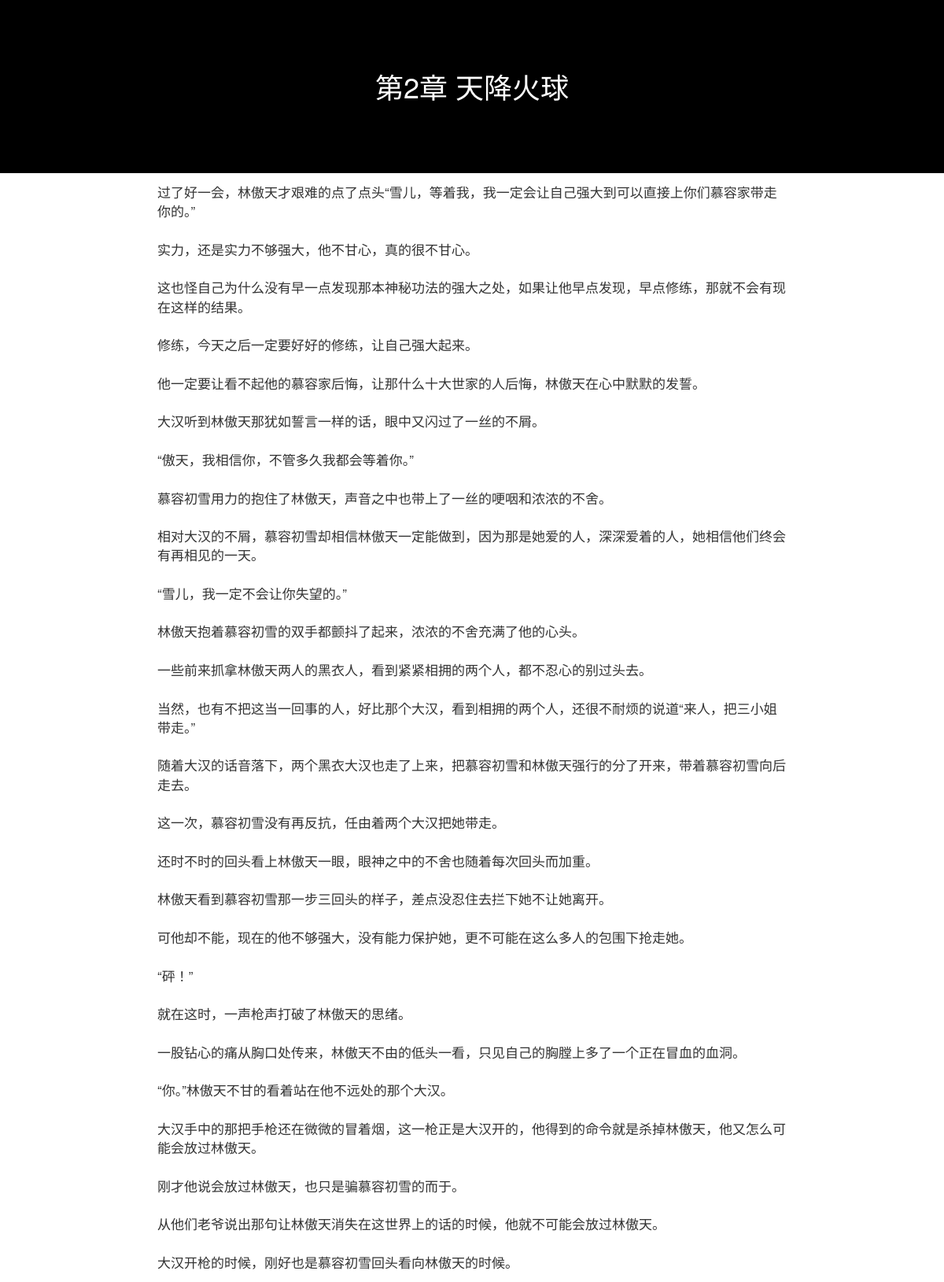
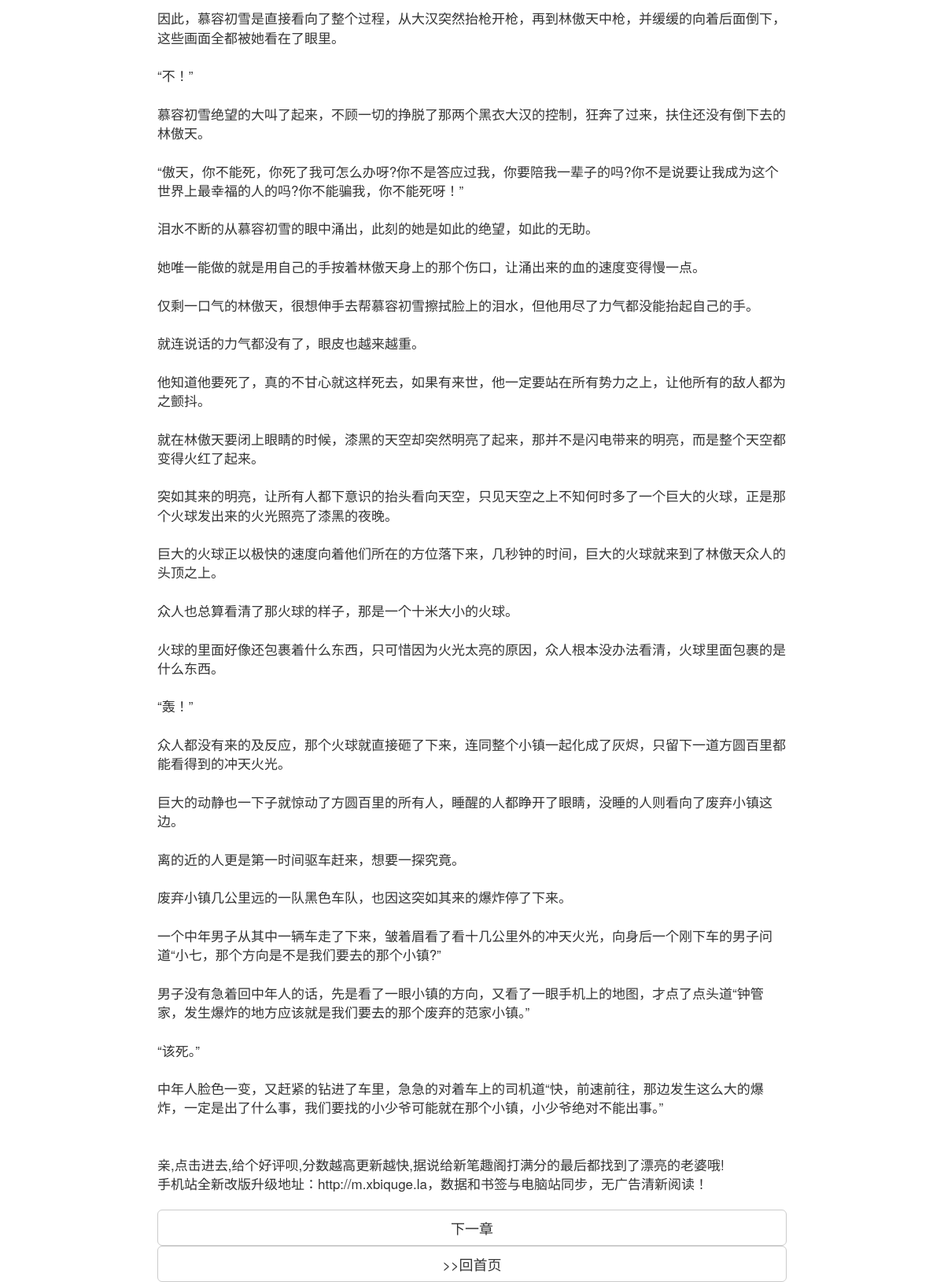
Screenshot of /show/?id=2 with the database file from the repository (2 pictures, top to bottom).
### tables this page shows
CREATE TABLE "atxy" (
"id"  INTEGER PRIMARY KEY AUTOINCREMENT,
"title"  TEXT,
"content"  TEXT
);

### app.py (the view)
@app.route('/show/')
def show():
    conn = sqlite3.connect(r"C:\Users\Administrator\PycharmProjects\小说阅读\cszatxy.db")
    cursor = conn.cursor()
    sql = 'select id,title,content from atxy where id=%s' % request.args.get('id')
    rows = cursor.execute(sql)
    all_chapter = {}  # 单章节内容{}
    for row in rows:
        all_chapter['id'] = row[0]
        all_chapter['title'] = row[1]
        all_chapter['content'] = row[2]
    return render_template('show.html', all_chapter=all_chapter)

### templates/show.html (shortened to what this page needs)
<!DOCTYPE html>
<html lang="en">
<head>
    <link rel="stylesheet" href="https://cdn.jsdelivr.net/npm/bootstrap@3.3.7/dist/css/bootstrap.min.css">
</head>
<body>
<div class="header">
    <h1>{{ all_chapter['title'] }}</h1>
</div>
<div class="content">
    <p class="lead">{{ all_chapter['content'] }}</p>
    <div>
        {% if all_chapter['id'] < 77 %}
            <a href="http://127.0.0.1:5000/show/?id={{ all_chapter['id'] + 1 }}" class="btn btn-default btn-lg btn-block pull-right">下一章</a>
        {% endif %}
    </div>
    <a href="/" class="btn btn-default btn-lg btn-block pull-right" >>>回首页</a>
</div>
</body>
</html>

### rows the page displays
atxy: title "第2章 天降火球", content "过了好一会，林傲天才艰难的点了点头“雪儿，等着我，我一定会让自己强大到可以直接上你们慕容家带走你的。” 实力，还是实力不够强大，他不甘心，真的很不甘心。 这也怪自己为什么没有早一点发现那本神秘功法的强大之处，如果让他早点发现，早点修练，那就不会有现在这样的结果。 修练，今天之后一定要好好的修练，让自己强大起来。 他一定要让看不起他的慕容家后悔，让那什么十大世家的人后悔，林傲天在心中默默的发誓。 大汉听到林傲天那犹如誓言一样的话，眼中又闪过了一丝的不屑。 “傲天，我相信你，不管多久我都会等着你。” 慕容初雪用力的抱住了林傲天，声音之中也带上了一丝的哽咽和浓浓的不舍。 相对大汉的不屑，慕容初雪却相信林傲天一定能做到，因为那是她爱的人，深深爱着的人，她相信他们终会有再相见的一天。 “雪儿，我一定不会让你失望的。” 林傲天抱着慕容初雪的双手都颤抖了起来，浓浓的不舍充满了他的心头。 一些前来抓拿林傲天两人的黑衣人，看到紧紧相拥的两个人，都不忍心的别过头去。 当然，也有不把这当一回事的人，好比那个大汉，看到相拥的两个人，还很不耐烦的说道“来人，把三小姐带走。” 随着大汉的话音落下，两个黑衣大汉也走了上来，把慕容初雪和林傲天强行的分了开来，带着慕容初雪向后走去。 这一次，慕容初雪没有再反抗，任由着两个大汉把她带走。 还时不时的回头看上林傲天一眼，眼神之中的不舍也随着每次回头而加重。 林傲天看到慕容初雪那一步三回头的样子，差点没忍住去拦下她不让她离开。 可他却不能，现在的他不够强大，没有能力保护她，更不可能在这么多人的包围下抢走她。 “砰！” 就在这时，一声枪声打破了林傲天的思绪。…"
